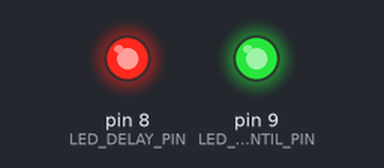
A program run on a simulated Arduino Uno, built with avr-gcc and run on an emulated ATmega328P. On the bench: output pins drawn as LEDs (lit = HIGH).

Above: at 0.9 s.
At 2.04 s:
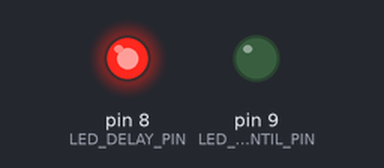
At 3.0 s:
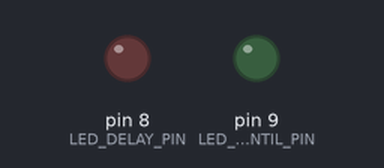
At 4.08 s:
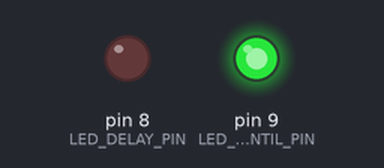
Timing chart, 0 to 5.4 s (numbered marks = the images above):
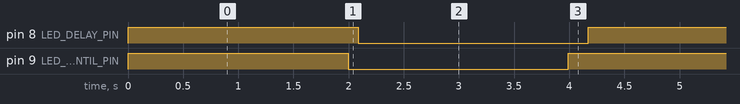

The program:

main.cpp
```cpp
#include <Arduino.h>

#include <Arduino_FreeRTOS.h>

// Pin definitions
#define LED_DELAY_PIN      8  // vTaskDelay (Red LED)
#define LED_DELAYUNTIL_PIN 9  // vTaskDelayUntil (Green LED)

// Timing parameters (ms)
#define TASK_DELAY_MS     2000
#define EXECUTION_TIME_MS 100 // Simulated task execution time

void TaskDelayDemo(void *pvParameters) {
  (void) pvParameters;
  pinMode(LED_DELAY_PIN, OUTPUT);

  for(;;) {
    digitalWrite(LED_DELAY_PIN, !digitalRead(LED_DELAY_PIN)); // Toggle alternative

    // Simulate variable execution time
    vTaskDelay(EXECUTION_TIME_MS / portTICK_PERIOD_MS);

    // Relative delay - period will drift
    vTaskDelay(TASK_DELAY_MS / portTICK_PERIOD_MS);
  }
}

void TaskDelayUntilDemo(void *pvParameters) {
  (void) pvParameters;
  TickType_t xLastWakeTime = xTaskGetTickCount();
  pinMode(LED_DELAYUNTIL_PIN, OUTPUT);

  for(;;) {
    digitalWrite(LED_DELAYUNTIL_PIN, !digitalRead(LED_DELAYUNTIL_PIN)); // Toggle alternative

    // Simulate the same execution time
    vTaskDelay(EXECUTION_TIME_MS / portTICK_PERIOD_MS);

    // Absolute delay - maintains exact period
    vTaskDelayUntil(&xLastWakeTime, TASK_DELAY_MS / portTICK_PERIOD_MS);
  }
}

void setup() {
  // Create both tasks with same priority
  xTaskCreate(
    TaskDelayDemo,
    "vTaskDelay",
    128,
    NULL,
    1,
    NULL
  );

  xTaskCreate(
    TaskDelayUntilDemo,
    "vTaskDelayUntil",
    128,
    NULL,
    1,
    NULL
  );
}

void loop() {}
```

Measured:
- by itself, pin 8 (LED_DELAY_PIN): alternates HIGH for 2.1 s and LOW for 2.1 s
- by itself, pin 9 (LED_DELAYUNTIL_PIN): alternates HIGH for 2.0 s and LOW for 2.0 s
